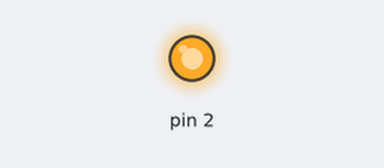
Recording of a sketch running on a simulated Arduino Uno, built with avr-gcc and run on an emulated ATmega328P. On the bench: output pins drawn as LEDs (lit = HIGH).

Above: at 0.5 s.
At 5.0 s:
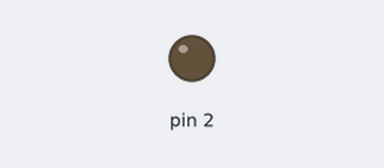
Timing chart, 0 to 6.9 s (numbered marks = the images above):
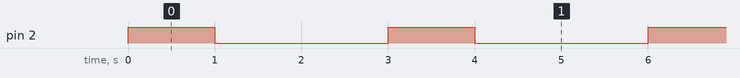

The sketch:

A-led-clignote.ino
```cpp
void setup() {
 pinMode(2, OUTPUT);

}

void loop() {

  digitalWrite(2,HIGH);
  delay(1000);
  digitalWrite(2, LOW);
  delay(2000);

}
```

Measured:
- by itself, pin 2: alternates HIGH for 1.0 s and LOW for 2.0 s
